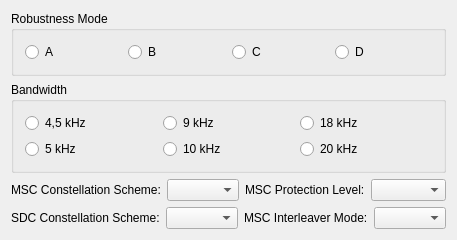
        <widget class="QWidget" name="tabChannelParameters">
         <attribute name="title">
          <string>Channel Parameters</string>
         </attribute>
         <layout class="QVBoxLayout" name="verticalLayout">
          <property name="spacing">
           <number>6</number>
          </property>
          <property name="margin">
           <number>11</number>
          </property>
          <item>
           <widget class="QGroupBox" name="GroupBoxRobustnessMode">
            <property name="title">
             <string>Robustness Mode</string>
            </property>
            <property name="radioButtonExclusive" stdset="0">
             <bool>true</bool>
            </property>
            <layout class="QHBoxLayout">
             <property name="spacing">
              <number>6</number>
             </property>
             <property name="margin">
              <number>11</number>
             </property>
             <item>
              <widget class="QRadioButton" name="RadioButtonRMA">
               <property name="text">
                <string>A</string>
               </property>
               <attribute name="buttonGroup">
                <string notr="true">ButtonGroupRobustnessMode</string>
               </attribute>
              </widget>
             </item>
             <item>
              <widget class="QRadioButton" name="RadioButtonRMB">
               <property name="text">
                <string>B</string>
               </property>
               <attribute name="buttonGroup">
                <string notr="true">ButtonGroupRobustnessMode</string>
               </attribute>
              </widget>
             </item>
             <item>
              <widget class="QRadioButton" name="RadioButtonRMC">
               <property name="text">
                <string>C</string>
               </property>
               <attribute name="buttonGroup">
                <string notr="true">ButtonGroupRobustnessMode</string>
               </attribute>
              </widget>
             </item>
             <item>
              <widget class="QRadioButton" name="RadioButtonRMD">
               <property name="text">
                <string>D</string>
               </property>
               <attribute name="buttonGroup">
                <string notr="true">ButtonGroupRobustnessMode</string>
               </attribute>
              </widget>
             </item>
            </layout>
           </widget>
          </item>
          <item>
           <widget class="QGroupBox" name="GroupBoxBandwidth">
            <property name="title">
             <string>Bandwidth</string>
            </property>
            <property name="radioButtonExclusive" stdset="0">
             <bool>true</bool>
            </property>
            <layout class="QVBoxLayout">
             <property name="spacing">
              <number>6</number>
             </property>
             <property name="margin">
              <number>11</number>
             </property>
             <item>
              <layout class="QHBoxLayout">
               <property name="spacing">
                <number>6</number>
               </property>
               <property name="margin">
                <number>0</number>
               </property>
               <item>
                <widget class="QRadioButton" name="RadioButtonBandwidth45">
                 <property name="text">
                  <string>4,5 kHz</string>
                 </property>
                 <attribute name="buttonGroup">
                  <string notr="true">ButtonGroupBandwidth</string>
                 </attribute>
                </widget>
               </item>
               <item>
                <widget class="QRadioButton" name="RadioButtonBandwidth9">
                 <property name="text">
                  <string>9 kHz</string>
                 </property>
                 <attribute name="buttonGroup">
                  <string notr="true">ButtonGroupBandwidth</string>
                 </attribute>
                </widget>
               </item>
               <item>
                <widget class="QRadioButton" name="RadioButtonBandwidth18">
                 <property name="text">
                  <string>18 kHz</string>
                 </property>
                 <attribute name="buttonGroup">
                  <string notr="true">ButtonGroupBandwidth</string>
                 </attribute>
                </widget>
               </item>
              </layout>
             </item>
             <item>
              <layout class="QHBoxLayout">
               <property name="spacing">
                <number>6</number>
               </property>
               <property name="margin">
                <number>0</number>
               </property>
               <item>
                <widget class="QRadioButton" name="RadioButtonBandwidth5">
                 <property name="text">
                  <string>5 kHz</string>
                 </property>
                 <attribute name="buttonGroup">
                  <string notr="true">ButtonGroupBandwidth</string>
                 </attribute>
                </widget>
               </item>
               <item>
                <widget class="QRadioButton" name="RadioButtonBandwidth10">
                 <property name="text">
                  <string>10 kHz</string>
                 </property>
                 <attribute name="buttonGroup">
                  <string notr="true">ButtonGroupBandwidth</string>
                 </attribute>
                </widget>
               </item>
               <item>
                <widget class="QRadioButton" name="RadioButtonBandwidth20">
                 <property name="text">
                  <string>20 kHz</string>
                 </property>
                 <attribute name="buttonGroup">
                  <string notr="true">ButtonGroupBandwidth</string>
                 </attribute>
                </widget>
               </item>
              </layout>
             </item>
            </layout>
           </widget>
          </item>
          <item>
           <layout class="QHBoxLayout">
            <property name="spacing">
             <number>6</number>
            </property>
            <property name="margin">
             <number>0</number>
            </property>
            <item>
             <layout class="QHBoxLayout">
              <property name="spacing">
               <number>6</number>
              </property>
              <property name="margin">
               <number>0</number>
              </property>
              <item>
               <widget class="QLabel" name="TextLabelMSCConst">
                <property name="text">
                 <string>MSC Constellation Scheme:</string>
                </property>
                <property name="wordWrap">
                 <bool>false</bool>
                </property>
               </widget>
              </item>
              <item>
               <widget class="QComboBox" name="ComboBoxMSCConstellation"/>
              </item>
             </layout>
            </item>
            <item>
             <layout class="QHBoxLayout">
              <property name="spacing">
               <number>6</number>
              </property>
              <property name="margin">
               <number>0</number>
              </property>
              <item>
               <widget class="QLabel" name="TextLabelProtLev">
                <property name="text">
                 <string>MSC Protection Level:</string>
                </property>
                <property name="wordWrap">
                 <bool>false</bool>
                </property>
               </widget>
              </item>
              <item>
               <widget class="QComboBox" name="ComboBoxMSCProtLev"/>
              </item>
             </layout>
            </item>
           </layout>
          </item>
          <item>
           <layout class="QHBoxLayout">
            <property name="spacing">
             <number>6</number>
            </property>
            <property name="margin">
             <number>0</number>
            </property>
            <item>
             <layout class="QHBoxLayout">
              <property name="spacing">
               <number>6</number>
              </property>
              <property name="margin">
               <number>0</number>
              </property>
              <item>
               <widget class="QLabel" name="TextLabelSDCConst">
                <property name="text">
                 <string>SDC Constellation Scheme:</string>
                </property>
                <property name="wordWrap">
                 <bool>false</bool>
                </property>
               </widget>
              </item>
              <item>
               <widget class="QComboBox" name="ComboBoxSDCConstellation"/>
              </item>
             </layout>
            </item>
            <item>
             <layout class="QHBoxLayout">
              <property name="spacing">
               <number>6</number>
              </property>
              <property name="margin">
               <number>0</number>
              </property>
              <item>
               <widget class="QLabel" name="TextLabelInterleaver">
                <property name="text">
                 <string>MSC Interleaver Mode:</string>
                </property>
                <property name="wordWrap">
                 <bool>false</bool>
                </property>
               </widget>
              </item>
              <item>
               <widget class="QComboBox" name="ComboBoxMSCInterleaver"/>
              </item>
             </layout>
            </item>
           </layout>
          </item>
         </layout>
        </widget>
